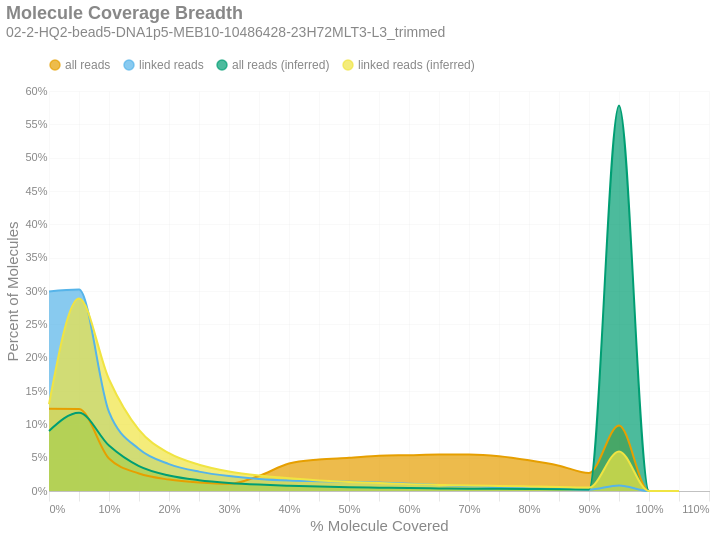

Notebook code for this chart:
### Markdown cell above
### Molecule Read Coverage
This chart shows molecule coverage breadth as computed by the number of bases aligned to that molecule. In other words, "*how much of each unique long molecule is actually sequenced/aligned?*" Keep in mind there is a distinction between sequences and alignments, since some sequences belonging to a particular molecule may not align well and wouldn't appear in the alignment data. This chart also shows molecule coverage breadth as computed by the *inferred fragment* from which the aligned sequences originate. Unlike read coverage, this calculation takes into account the total insert size, including unsequenced gaps between the forward and reverse reads.

### Code cell
if SKIPLR:
    print_html(f"Skipped")
else:
    binned_df = consolidated_hist(valids['coverage_bp'], mask, 0.05, True)
    binned_df_inf = consolidated_hist(valids['coverage_inserts'], mask, 0.05, True)
    binned_df['all reads (inferred)'] = binned_df_inf['all reads']
    binned_df['linked reads (inferred)'] = binned_df_inf['linked reads']
    with SafeRender(binned_df):
        (
            density_plot(binned_df, 'Molecule Coverage Breadth', samplename, 'molcov', ['all reads (inferred)','linked reads (inferred)'])
            .encode(
                x=alt.X('bin:Q', title="% Molecule Covered").axis(format = '%'),
                y=alt.Y('value:Q', title='Percent of Molecules')
                    .axis(format='%')
                    .stack(False),
                color=alt.Color("key:N").scale(domain = ["all reads", "linked reads", "all reads (inferred)", "linked reads (inferred)"]),
                tooltip = [
                    alt.Tooltip("key:N", title = "Data Type"),
                    alt.Tooltip("range_label:N", title="% Molecule Covered"),
                    alt.Tooltip("value:Q", format = ".2%", title="% Molecules")
                ]
            )
        ).display()

### Figure 1 — Vega-Lite specification as saved in the notebook (floating-point values rounded to 4 significant figures)
{"width": "container", "height": 400, "config": {"title": {"anchor": "start", "dy": -15, "fontSize": 18, "color": "#888888", "subtitleColor": "#888888", "subtitleFontSize": 14}, "arc": {"fill": "#0072B2"}, "axis": {"domainColor": "#888888", "domainWidth": 0.5, "gridWidth": 0.2, "grid": false, "titleFontWeight": 400, "titleFontSize": 15, "labelFontSize": 11, "labelColor": "#888888", "tickColor": "#888888", "tickWidth": 0.2, "titleColor": "#888888"}, "axisBand": {"grid": false}, "axisX": {"grid": true, "tickSize": 10, "domainCap": "round"}, "axisY": {"domain": false, "grid": true, "tickSize": 0, "domainCap": "round"}, "background": "transparent", "header": {"labelFontSize": 15, "labelColor": "#888888", "titleFontSize": 15, "titleFontWeight": 600, "titleColor": "#888888"}, "legend": {"labelFont": "sans-serif", "labelFontSize": 12, "labelColor": "#888888", "symbolSize": 100, "symbolType": "circle", "titleFontSize": 12, "titlePadding": 10, "titleColor": "#888888", "title": null, "orient": "top"}, "range": {"category": ["#E69F00", "#56B4E9", "#009E73", "#F0E442", "#0072B2", "#D55E00", "#CC79A7", "#000000"], "diverging": ["#cfe8f3", "#a2d4ec", "#73bfe2", "#46abdb", "#1696d2", "#12719e"]}, "area": {"fill": "#0072B2", "fillOpacity": 0.7, "line": true, "strokeOpacity": 0.7}, "line": {"color": "#0072B2", "stroke": "#0072B2", "strokeWidth": 2}, "trail": {"color": "#0072B2", "stroke": "#0072B2", "strokeWidth": 0, "size": 1}, "point": {"filled": true}, "text": {"color": "#888888", "fontSize": 11, "align": "right", "fontWeight": 400, "size": 11}, "bar": {"fill": "#0072B2", "stroke": null}, "view": {"stroke": null, "continuousWidth": 660, "continuousHeight": 400}}, "data": {"name": "data-e34f214ecd11e521708f42218aaa018f"}, "mark": {"type": "area", "interpolate": "monotone"}, "encoding": {"color": {"field": "key", "scale": {"domain": ["all reads", "linked reads", "all reads (inferred)", "linked reads (inferred)"]}, "type": "nominal"}, "tooltip": [{"field": "key", "title": "Data Type", "type": "nominal"}, {"field": "range_label", "title": "% Molecule Covered", "type": "nominal"}, {"field": "value", "format": ".2%", "title": "% Molecules", "type": "quantitative"}], "x": {"axis": {"format": "%"}, "field": "bin", "title": "% Molecule Covered", "type": "quantitative"}, "y": {"axis": {"format": "%"}, "field": "value", "stack": false, "title": "Percent of Molecules", "type": "quantitative"}}, "params": [{"name": "param_c36ac31b6afebe62", "select": {"type": "point", "fields": ["key"]}, "bind": "legend"}], "title": {"text": "Molecule Coverage Breadth", "subtitle": "02-2-HQ2-bead5-DNA1p5-MEB10-10486428-23H72MLT3-L3_trimmed"}, "transform": [{"fold": ["all reads", "linked reads", "all reads (inferred)", "linked reads (inferred)"]}, {"filter": {"param": "param_c36ac31b6afebe62"}}], "usermeta": {"embedOptions": {"downloadFileName": "02-2-HQ2-bead5-DNA1p5-MEB10-10486428-23H72MLT3-L3_trimmed.molcov"}}, "$schema": "https://vega.github.io/schema/vega-lite/v6.4.1.json", "datasets": {"data-e34f214ecd11e521708f42218aaa018f": [{"bin": "0.0", "interval": "0.0-0.05", "all reads": 0.1233, "linked reads": 0.2994, "range_label": "0.0-0.05", "all reads (inferred)": 0.09008, "linked reads (inferred)": 0.1301}, {"bin": "0.05", "interval": "0.05-0.1", "all reads": 0.1231, "linked reads": 0.3022, "range_label": "0.05-0.1", "all reads (inferred)": 0.1174, "linked reads (inferred)": 0.2888}, {"bin": "0.1", "interval": "0.1-0.15", "all reads": 0.04864, "linked reads": 0.1185, "range_label": "0.1-0.15", "all reads (inferred)": 0.06811, "linked reads (inferred)": 0.1677}, {"bin": "0.15", "interval": "0.15-0.2", "all reads": 0.02622, "linked reads": 0.06295, "range_label": "0.15-0.2", "all reads (inferred)": 0.0373, "linked reads (inferred)": 0.09156}, {"bin": "0.2", "interval": "0.2-0.25", "all reads": 0.01717, "linked reads": 0.04041, "range_label": "0.2-0.25", "all reads (inferred)": 0.02316, "linked reads (inferred)": 0.05667}, {"bin": "0.25", "interval": "0.25-0.3", "all reads": 0.01273, "linked reads": 0.02904, "range_label": "0.25-0.3", "all reads (inferred)": 0.01616, "linked reads (inferred)": 0.03941}, {"bin": "0.3", "interval": "0.3-0.35", "all reads": 0.01078, "linked reads": 0.02234, "range_label": "0.3-0.35", "all reads (inferred)": 0.01209, "linked reads (inferred)": 0.02941}, {"bin": "0.35", "interval": "0.35-0.4", "all reads": 0.02253, "linked reads": 0.01805, "range_label": "0.35-0.4", "all reads (inferred)": 0.009572, "linked reads (inferred)": 0.0232}, {"bin": "0.4", "interval": "0.4-0.45", "all reads": 0.04123, "linked reads": 0.01564, "range_label": "0.4-0.45", "all reads (inferred)": 0.007896, "linked reads (inferred)": 0.01907}, {"bin": "0.45", "interval": "0.45-0.5", "all reads": 0.04723, "linked reads": 0.01461, "range_label": "0.45-0.5", "all reads (inferred)": 0.006591, "linked reads (inferred)": 0.01585}, {"bin": "0.5", "interval": "0.5-0.55", "all reads": 0.04972, "linked reads": 0.0137, "range_label": "0.5-0.55", "all reads (inferred)": 0.005635, "linked reads (inferred)": 0.01346}, {"bin": "0.55", "interval": "0.55-0.6", "all reads": 0.0529, "linked reads": 0.01272, "range_label": "0.55-0.6", "all reads (inferred)": 0.004994, "linked reads (inferred)": 0.01192}, {"bin": "0.6", "interval": "0.6-0.65", "all reads": 0.05372, "linked reads": 0.0108, "range_label": "0.6-0.65", "all reads (inferred)": 0.004351, "linked reads (inferred)": 0.01031}, {"bin": "0.65", "interval": "0.65-0.7", "all reads": 0.05465, "linked reads": 0.008929, "range_label": "0.65-0.7", "all reads (inferred)": 0.003906, "linked reads (inferred)": 0.009181}, {"bin": "0.7", "interval": "0.7-0.75", "all reads": 0.05462, "linked reads": 0.007295, "range_label": "0.7-0.75", "all reads (inferred)": 0.00348, "linked reads (inferred)": 0.008168}, {"bin": "0.75", "interval": "0.75-0.8", "all reads": 0.05219, "linked reads": 0.005718, "range_label": "0.75-0.8", "all reads (inferred)": 0.00321, "linked reads (inferred)": 0.007517}, {"bin": "0.8", "interval": "0.8-0.85", "all reads": 0.04608, "linked reads": 0.004313, "range_label": "0.8-0.85", "all reads (inferred)": 0.002925, "linked reads (inferred)": 0.006828}, {"bin": "0.85", "interval": "0.85-0.9", "all reads": 0.03802, "linked reads": 0.003026, "range_label": "0.85-0.9", "all reads (inferred)": 0.002632, "linked reads (inferred)": 0.006128}, {"bin": "0.9", "interval": "0.9-0.95", "all reads": 0.02693, "linked reads": 0.001994, "range_label": "0.9-0.95", "all reads (inferred)": 0.002288, "linked reads (inferred)": 0.005264}, {"bin": "0.95", "interval": "0.95-1.0", "all reads": 0.09832, "linked reads": 0.008409, "range_label": "0.95-1.0", "all reads (inferred)": 0.5782, "linked reads (inferred)": 0.05943}, {"bin": "1.0", "interval": "1.0-1.05", "all reads": 0.0, "linked reads": 0.0, "range_label": "1.0-1.05", "all reads (inferred)": 0.0, "linked reads (inferred)": 0.0}, {"bin": "1.05", "interval": "1.05-1.1", "all reads": 0.0, "linked reads": 0.0, "range_label": "1.05-1.1", "all reads (inferred)": 0.0, "linked reads (inferred)": 0.0}]}}
